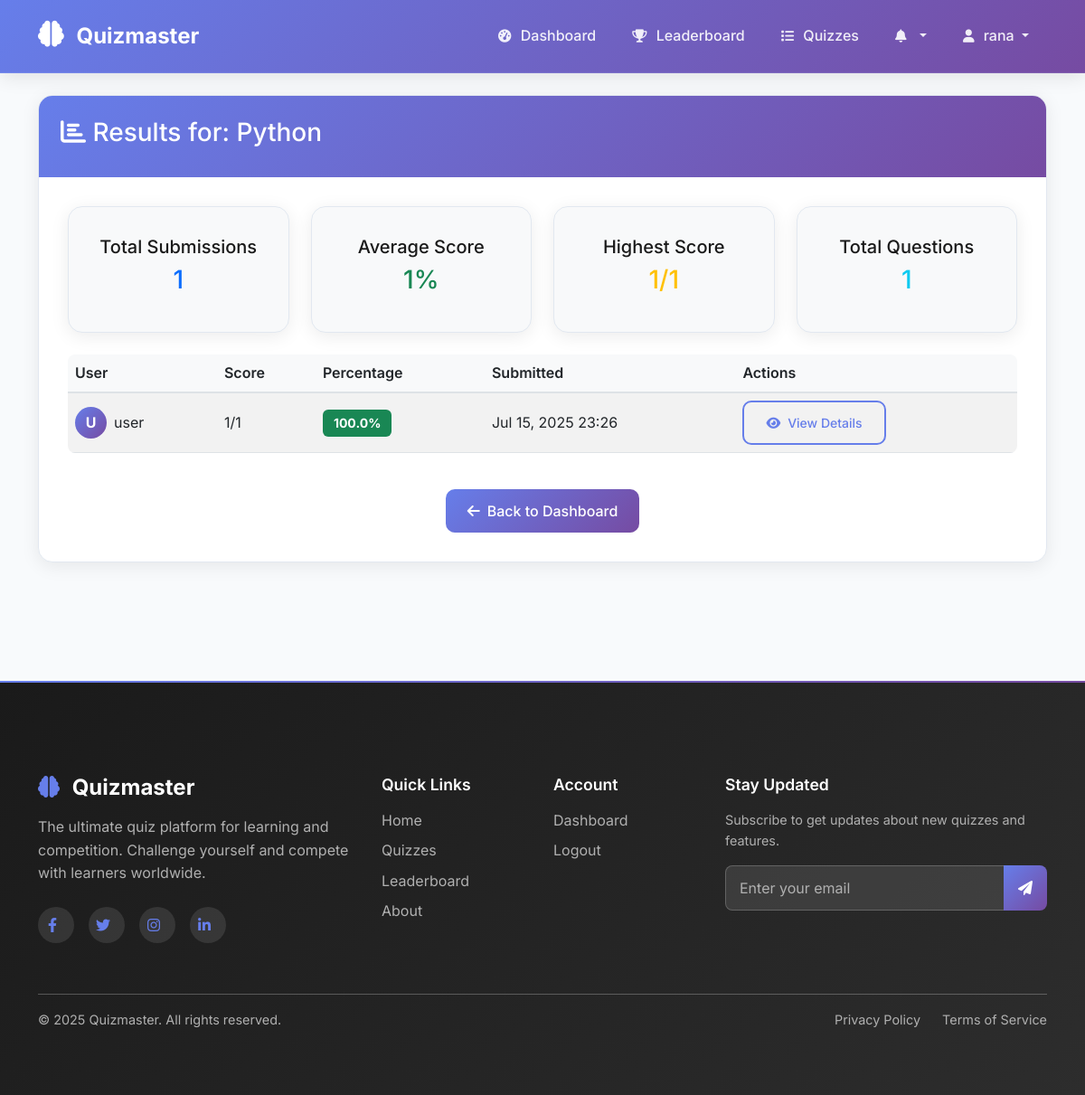
Page /quiz/1/results/ (signed in) on the committed database.
### quizzes/models.py (models this page shows, shortened)
class Quiz(models.Model):
    title = models.CharField(max_length=200)
    description = models.TextField()
    creator = models.ForeignKey(User, on_delete=models.CASCADE, related_name='created_quizzes')
    created_at = models.DateTimeField(default=timezone.now)
    time_limit = models.IntegerField(default=30)  # in minutes
    max_attempts = models.IntegerField(default=3)
    is_active = models.BooleanField(default=True)
    @property
    def total_questions(self):
        return self.questions.count()
    class Meta:
        ordering = ['-created_at']

class QuizSubmission(models.Model):
    quiz = models.ForeignKey(Quiz, on_delete=models.CASCADE, related_name='submissions')
    user = models.ForeignKey(User, on_delete=models.CASCADE, related_name='quiz_submissions')
    score = models.IntegerField(default=0)
    total_points = models.IntegerField(default=0)
    submitted_at = models.DateTimeField(default=timezone.now)
    time_taken = models.DurationField(null=True, blank=True)  # Time taken to complete
    @property
    def percentage_score(self):
        if self.total_points > 0:
            return round((self.score / self.total_points) * 100, 2)
        return 0
    class Meta:
        ordering = ['-submitted_at']
        unique_together = ['quiz', 'user']  # One submission per user per quiz

### quizzes/views.py (the view)
# urls.py: path('quiz/<int:quiz_id>/results/', views.admin_quiz_results, name='admin_quiz_results'),
@login_required
def admin_quiz_results(request, quiz_id):
    quiz = get_object_or_404(Quiz, id=quiz_id, creator=request.user)
    submissions = quiz.submissions.select_related('user').order_by('-score')
    return render(request, 'quizzes/admin_quiz_results.html', {
        'quiz': quiz,
        'submissions': submissions
    })

### templates/quizzes/admin_quiz_results.html (shortened to what this page needs)
{% extends 'base.html' %}
{% load static %}
{% block content %}
<div class="container mt-4">
    <div class="row">
        <div class="col-12">
            <div class="card">
                <div class="card-header bg-primary text-white">
                    <h3><i class="fas fa-chart-bar"></i> Results for: {{ quiz.title }}</h3>
                </div>
                <div class="card-body">
                    <div class="row mb-4">
                        <div class="col-md-3">
                            <div class="card bg-light">
                                <div class="card-body text-center">
                                    <h5>Total Submissions</h5>
                                    <h3 class="text-primary">{{ submissions.count }}</h3>
                                </div>
                            </div>
                        </div>
                        <div class="col-md-3">
                            <div class="card bg-light">
                                <div class="card-body text-center">
                                    <h5>Average Score</h5>
                                    <h3 class="text-success">{{ submissions|length|default:0 }}%</h3>
                                </div>
                            </div>
                        </div>
                        <div class="col-md-3">
                            <div class="card bg-light">
                                <div class="card-body text-center">
                                    <h5>Highest Score</h5>
                                    <h3 class="text-warning">{{ submissions.first.score|default:0 }}/{{ quiz.questions.count }}</h3>
                                </div>
                            </div>
                        </div>
                        <div class="col-md-3">
                            <div class="card bg-light">
                                <div class="card-body text-center">
                                    <h5>Total Questions</h5>
                                    <h3 class="text-info">{{ quiz.total_questions }}</h3>
                                </div>
                            </div>
                        </div>
                    </div>
                    {% if submissions %}
                        <div class="table-responsive">
                            <table class="table table-striped">
                                <thead>
                                    <tr>
                                        <th>User</th>
                                        <th>Score</th>
                                        <th>Percentage</th>
                                        <th>Submitted</th>
                                        <th>Actions</th>
                                    </tr>
                                </thead>
                                <tbody>
                                    {% for submission in submissions %}
                                    <tr>
                                        <td>
                                            <div class="d-flex align-items-center">
                                                <div class="avatar-circle me-2">
                                                    {{ submission.user.username|first|upper }}
                                                </div>
                                                {{ submission.user.username }}
                                            </div>
                                        </td>
                                        <td>{{ submission.score }}/{{ submission.total_points }}</td>
                                        <td>
                                            <span class="badge bg-{% if submission.percentage_score >= 80 %}success{% elif submission.percentage_score >= 60 %}warning{% else %}danger{% endif %}">
                                                {{ submission.percentage_score }}%
                                            </span>
                                        </td>
                                        <td>{{ submission.submitted_at|date:"M d, Y H:i" }}</td>
                                        <td>
                                            <a href="{% url 'quiz_results' submission.id %}" class="btn btn-sm btn-outline-primary">
                                                <i class="fas fa-eye"></i> View Details
                                            </a>
                                        </td>
                                    </tr>
                                    {% endfor %}
                                </tbody>
                            </table>
                        </div>
                    {% else %}
                        <div class="text-center py-5">
                            <i class="fas fa-chart-bar fa-4x text-muted mb-4"></i>
                            <h4 class="text-muted">No submissions yet</h4>
                            <p class="text-muted">Share your quiz with users to see their results here.</p>
                        </div>
                    {% endif %}
                    <div class="text-center mt-4">
                        <a href="{% url 'dashboard' %}" class="btn btn-primary">
                            <i class="fas fa-arrow-left"></i> Back to Dashboard
                        </a>
                    </div>
                </div>
            </div>
        </div>
    </div>
</div>
{% endblock %}

### templates/base.html (shortened to what this page needs)
<!DOCTYPE html>
<html lang="en">
<head>
    {% load static %}
    <link href="https://cdn.jsdelivr.net/npm/bootstrap@5.1.3/dist/css/bootstrap.min.css" rel="stylesheet">
    <link rel="stylesheet" href="https://cdnjs.cloudflare.com/ajax/libs/font-awesome/6.0.0/css/all.min.css">
    <link rel="stylesheet" href="{% static 'css/style.css' %}">
</head>
<body>
    <nav class="navbar navbar-expand-lg navbar-dark">
        <div class="container">
            <a class="navbar-brand" href="{% if user.is_authenticated %}{% url 'dashboard' %}{% else %}{% url 'landing' %}{% endif %}">
                <i class="fas fa-brain"></i> Quizmaster
            </a>
            <div class="collapse navbar-collapse" id="navbarNav">
                <ul class="navbar-nav ms-auto">
                    {% if user.is_authenticated %}
                        <li class="nav-item">
                            <a class="nav-link" href="{% url 'dashboard' %}">
                                <i class="fas fa-tachometer-alt"></i> Dashboard
                            </a>
                        </li>
                        <li class="nav-item">
                            <a class="nav-link" href="{% url 'leaderboard' %}">
                                <i class="fas fa-trophy"></i> Leaderboard
                            </a>
                        </li>
                        <li class="nav-item">
                            <a class="nav-link" href="{% url 'quiz_list' %}">
                                <i class="fas fa-list"></i> Quizzes
                            </a>
                        </li>
                        <li class="nav-item dropdown">
                            <a class="nav-link dropdown-toggle position-relative" href="#" id="notificationDropdown" role="button" data-bs-toggle="dropdown">
                                <i class="fas fa-bell"></i>
                            </a>
                        </li>
                        <li class="nav-item dropdown">
                            <a class="nav-link dropdown-toggle" href="#" id="navbarDropdown" role="button" data-bs-toggle="dropdown">
                                <i class="fas fa-user"></i> {{ user.username }}
                            </a>
                        </li>
                    {% endif %}
                </ul>
            </div>
        </div>
    </nav>
    <main>
        {% block content %}{% endblock %}
    </main>
    <footer class="footer mt-5">
        <div class="footer-content">
            <div class="container">
                <div class="row">
                    <div class="col-lg-4 col-md-6 mb-4">
                        <div class="footer-brand">
                            <h4><i class="fas fa-brain"></i> Quizmaster</h4>
                            <p class="footer-description">
                                The ultimate quiz platform for learning and competition.
                                Challenge yourself and compete with learners worldwide.
                            </p>
                            <div class="social-links">
                                <a href="#" class="social-link">
                                    <i class="fab fa-facebook-f"></i>
                                </a>
                                <a href="#" class="social-link">
                                    <i class="fab fa-twitter"></i>
                                </a>
                                <a href="#" class="social-link">
                                    <i class="fab fa-instagram"></i>
                                </a>
                                <a href="#" class="social-link">
                                    <i class="fab fa-linkedin-in"></i>
                                </a>
                            </div>
                        </div>
                    </div>
                    <div class="col-lg-2 col-md-3 col-sm-6 mb-4">
                        <div class="footer-section">
                            <h6 class="footer-title">Quick Links</h6>
                            <ul class="footer-links">
                                <li><a href="{% url 'landing' %}">Home</a></li>
                                <li><a href="{% url 'quiz_list' %}">Quizzes</a></li>
                                <li><a href="{% url 'leaderboard' %}">Leaderboard</a></li>
                                <li><a href="#about">About</a></li>
                            </ul>
                        </div>
                    </div>
                    <div class="col-lg-2 col-md-3 col-sm-6 mb-4">
                        <div class="footer-section">
                            <h6 class="footer-title">Account</h6>
                            <ul class="footer-links">
                                {% if user.is_authenticated %}
                                    <li><a href="{% url 'dashboard' %}">Dashboard</a></li>
                                    <li><a href="{% url 'logout' %}">Logout</a></li>
                                {% else %}
                                    <li><a href="{% url 'login' %}">Login</a></li>
                                    <li><a href="{% url 'register' %}">Register</a></li>
                                {% endif %}
                            </ul>
                        </div>
                    </div>
                    <div class="col-lg-4 col-md-6 mb-4">
                        <div class="footer-section">
                            <h6 class="footer-title">Stay Updated</h6>
                            <p class="footer-newsletter-text">
                                Subscribe to get updates about new quizzes and features.
                            </p>
                            <div class="newsletter-form">
                                <div class="input-group">
                                    <input type="email" class="form-control" placeholder="Enter your email">
                                    <button class="btn btn-primary" type="button">
                                        <i class="fas fa-paper-plane"></i>
                                    </button>
                                </div>
                            </div>
                        </div>
                    </div>
                </div>
                <hr class="footer-divider">
                <div class="row align-items-center">
                    <div class="col-md-6">
                        <p class="footer-copyright">
                            &copy; 2025 Quizmaster. All rights reserved.
                        </p>
                    </div>
                    <div class="col-md-6">
                        <div class="footer-legal">
                            <a href="#privacy">Privacy Policy</a>
                            <a href="#terms">Terms of Service</a>
                        </div>
                    </div>
                </div>
            </div>
        </div>
    </footer>
</body>
</html>

### static/css/style.css (style rules this page uses)
body { font-family: 'Segoe UI', Tahoma, Geneva, Verdana, sans-serif; background-color: #f8f9fa; }
.navbar-brand { font-weight: bold; font-size: 1.5rem; }
.navbar-brand i { margin-right: 8px; }
.card { border: none; border-radius: 10px; box-shadow: 0 2px 10px rgba(0,0,0,0.1); transition: transform 0.2s ease-in-out; }
.btn { border-radius: 25px; padding: 10px 20px; font-weight: 500; transition: all 0.3s ease; }
.form-control, .form-select { border-radius: 8px; border: 1px solid #dee2e6; padding: 12px 15px; font-size: 1rem; transition: border-color 0.3s ease; }
.badge { padding: 8px 12px; font-size: 0.875rem; border-radius: 6px; }
.table { border-radius: 8px; overflow: hidden; }
.table th { background-color: #f8f9fa; border-bottom: 2px solid #dee2e6; font-weight: 600; }
.table td { vertical-align: middle; }
.footer { background-color: #343a40; color: white; padding: 40px 0; margin-top: 50px; }
.footer a { color: #adb5bd; text-decoration: none; transition: color 0.3s ease; }

### templates/quizzes/admin_quiz_results.html (style rules this page uses)
.avatar-circle { width: 35px; height: 35px; border-radius: 50%; background: linear-gradient(135deg, #667eea 0%, #764ba2 100%); display: flex; align-items: center; justify-content: center; color: white; font-weight: bold; font-size: 1rem; }

### rows in the picture
Quiz: title "Python", questions.count "1", total_questions "1"
QuizSubmission: first.score "1", user.username|first "U", user.username "user", score "1", total_points "1", percentage_score "100.0", submitted_at "Jul 15, 2025 23:26"

### other values in the picture
{{ user.username }} "rana"
{{ submissions.count }} "1"
{{ submissions|length|default:0 }} "1"
